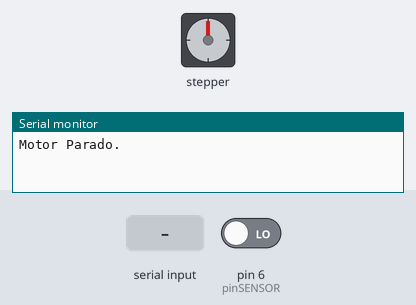
Bench run of a sketch on a simulated Arduino Uno, built with avr-gcc and run on an emulated ATmega328P. Shown: stepper motor, the last lines printed to the serial monitor. Wiring (inferred from the names in the program): stepper motor (2048 steps per turn assumed): coils pin 2, pin 3, pin 4, pin 5. The test bench sets the inputs (shaded band); at power-on: pin 6 (pinSENSOR) LOW.

Above: at 1.2 s.
1.3 s: "90,45\n" received over Serial
At 2.47 s:
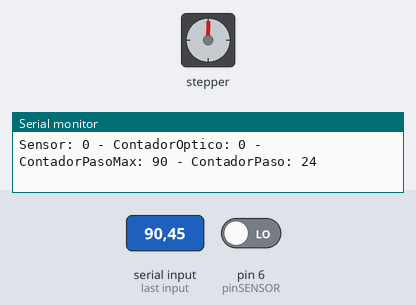
4.3 s: "200\n" received over Serial
At 7.2 s:
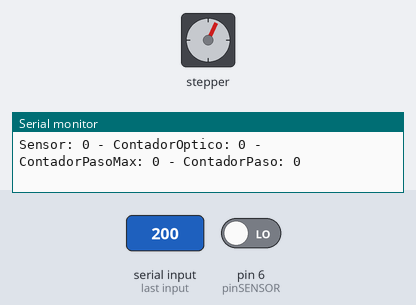
7.3 s: "200\n" received over Serial
At 11.4 s:
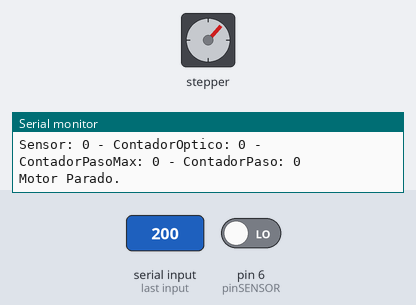
Timing chart, 0 to 12.9 s (numbered marks = the images above; inputs shaded):
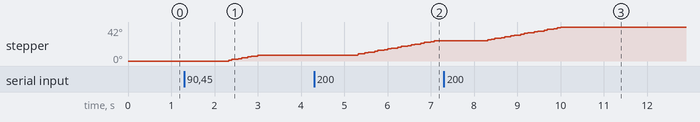

The sketch:

Motor_Steeper_num_pas_2.ino
```cpp
// Include the Arduino Stepper Library
#include <Stepper.h>

// Number of steps per output rotation
const int pinA = 2;
const int pinB = 3;
const int pinC = 4;
const int pinD = 5;
const int pinSENSOR = 6;

String incomingString = "0";
int vSensor = 0;
int vSensorAux = 0;
int vContador = 0;
int vContadorPas = 0;
int vContadorPasMax = 0;
bool vSerialEscribir = true;

int iSecuencia[4][4] = {
  {LOW, LOW, LOW, LOW},
  {LOW, LOW, LOW, LOW},
  {LOW, LOW, LOW, LOW},
  {LOW, LOW, LOW, LOW}
};

void setup()
{
  // initialize the serial port:
  Serial.begin(9600);
  //
  pinMode(pinA, OUTPUT);
  pinMode(pinB, OUTPUT);
  pinMode(pinC, OUTPUT);
  pinMode(pinD, OUTPUT);
  // initialize digital pin LED_BUILTIN as an output.
  pinMode(pinSENSOR, INPUT);
  //
  motorParar();
  //
  motorIni();
  //
  contadoresIni();
}

void loop()
{
  if (Serial.available() > 0) {
    // read the incoming string:
    String incomingString = Serial.readString();
    vContadorPasMax = incomingString.toInt();
  }
  if (vContadorPasMax > 0) {
    motorHalfStepSequence(1, vContadorPasMax);
    //
    Serial.println("Sensor: " + String(vSensor) + " - ContadorOptico: " + String(vContador) +
        " - ContadorPasoMax: " + String(vContadorPasMax) + " - ContadorPaso: " + String(vContadorPas));
    vSerialEscribir = true;
  }
  else {
    if (vSerialEscribir) {
      motorParar();
      Serial.println("Motor Parado.");
    }
    vSerialEscribir = false;
  }
}

void motorParar() {
  digitalWrite(pinA, LOW);
  digitalWrite(pinB, LOW);
  digitalWrite(pinC, LOW);
  digitalWrite(pinD, LOW);
}
void contadoresIni() {
  vContador = 0;
  vContadorPas = 0;
  vContadorPasMax = 0;
}

void sensor() {
    vSensor = digitalRead(pinSENSOR);
    if (vSensor != vSensorAux) {
      // Sólo cuenta cuando el SENSOR es 0
      if (vSensor == 0)
        vContador++;
      vSensorAux = vSensor;
    }
}

bool pararMotor(int pNumPasMax) {
  vContadorPas++;
  if (vContadorPas>=pNumPasMax) {
    contadoresIni();
    return true;
  }
  return false;
}

void motorHalfStepSequence(int pDelay, int pNumPasMax) {
  int pDelaySignal = 10;
  digitalWrite(pinA, LOW);
  digitalWrite(pinB, HIGH);
  digitalWrite(pinC, LOW);
  digitalWrite(pinD, HIGH);
  sensor();
  if (pararMotor(pNumPasMax))
    return;
  delay(pDelay);
  digitalWrite(pinA, LOW);
  digitalWrite(pinB, LOW);
  digitalWrite(pinC, LOW);
  digitalWrite(pinD, HIGH);
  sensor();
  if (pararMotor(pNumPasMax))
    return;
  delay(pDelay);

  digitalWrite(pinA, HIGH);
  digitalWrite(pinB, LOW);
  digitalWrite(pinC, LOW);
  digitalWrite(pinD, HIGH);
  sensor();
  if (pararMotor(pNumPasMax))
    return;
  delay(pDelay);
  digitalWrite(pinA, HIGH);
  digitalWrite(pinB, LOW);
  digitalWrite(pinC, LOW);
  digitalWrite(pinD, LOW);
  sensor();
  if (pararMotor(pNumPasMax))
    return;
  delay(pDelay);

  digitalWrite(pinA, HIGH);
  digitalWrite(pinB, LOW);
  digitalWrite(pinC, HIGH);
  digitalWrite(pinD, LOW);
  sensor();
  if (pararMotor(pNumPasMax))
    return;
  delay(pDelay);
  digitalWrite(pinA, LOW);
  digitalWrite(pinB, LOW);
  digitalWrite(pinC, HIGH);
  digitalWrite(pinD, LOW);
  sensor();
  if (pararMotor(pNumPasMax))
    return;
  delay(pDelay);

  digitalWrite(pinA, LOW);
  digitalWrite(pinB, HIGH);
  digitalWrite(pinC, HIGH);
  digitalWrite(pinD, LOW);
  sensor();
  if (pararMotor(pNumPasMax))
    return;
  delay(pDelay);
  digitalWrite(pinA, LOW);
  digitalWrite(pinB, HIGH);
  digitalWrite(pinC, LOW);
  digitalWrite(pinD, LOW);
  sensor();
  if (pararMotor(pNumPasMax))
    return;
  delay(pDelay);
}

void motorIni() {
  digitalWrite(pinA, LOW);
  digitalWrite(pinB, LOW);
  digitalWrite(pinC, LOW);
  digitalWrite(pinD, LOW);
}

void motorHalfStepSequence(int pDelay) {
  digitalWrite(pinA, LOW);
  digitalWrite(pinB, HIGH);
  digitalWrite(pinC, LOW);
  digitalWrite(pinD, HIGH);
  sensor();
  delay(pDelay);
  digitalWrite(pinA, LOW);
  digitalWrite(pinB, LOW);
  digitalWrite(pinC, LOW);
  digitalWrite(pinD, HIGH);
  sensor();
  delay(pDelay);

  digitalWrite(pinA, HIGH);
  digitalWrite(pinB, LOW);
  digitalWrite(pinC, LOW);
  digitalWrite(pinD, HIGH);
  sensor();
  delay(pDelay);
  digitalWrite(pinA, HIGH);
  digitalWrite(pinB, LOW);
  digitalWrite(pinC, LOW);
  digitalWrite(pinD, LOW);
  sensor();
  delay(pDelay);

  digitalWrite(pinA, HIGH);
  digitalWrite(pinB, LOW);
  digitalWrite(pinC, HIGH);
  digitalWrite(pinD, LOW);
  sensor();
  delay(pDelay);
  digitalWrite(pinA, LOW);
  digitalWrite(pinB, LOW);
  digitalWrite(pinC, HIGH);
  digitalWrite(pinD, LOW);
  sensor();
  delay(pDelay);

  digitalWrite(pinA, LOW);
  digitalWrite(pinB, HIGH);
  digitalWrite(pinC, HIGH);
  digitalWrite(pinD, LOW);
  sensor();
  delay(pDelay);
  digitalWrite(pinA, LOW);
  digitalWrite(pinB, HIGH);
  digitalWrite(pinC, LOW);
  digitalWrite(pinD, LOW);
  sensor();
  delay(pDelay);
}
void motorFullStepSequence(int pDelay) {
  digitalWrite(pinA, LOW);
  digitalWrite(pinB, HIGH);
  digitalWrite(pinC, LOW);
  digitalWrite(pinD, HIGH);
  delay(pDelay);
  digitalWrite(pinA, LOW);
  digitalWrite(pinB, HIGH);
  digitalWrite(pinC, HIGH);
  digitalWrite(pinD, LOW);
  delay(pDelay);
  digitalWrite(pinA, HIGH);
  digitalWrite(pinB, LOW);
  digitalWrite(pinC, LOW);
  digitalWrite(pinD, HIGH);
  delay(pDelay);
  digitalWrite(pinA, HIGH);
  digitalWrite(pinB, LOW);
  digitalWrite(pinC, LOW);
  digitalWrite(pinD, HIGH);
  delay(pDelay);
}
```

Measured:
- after the input at 4.3 s, stepper: keeps turning clockwise at about 10°/s, starting after 1.0 s
- after the input at 7.3 s, stepper: turns 17° clockwise in 1.7 s, starting after 1.0 s
